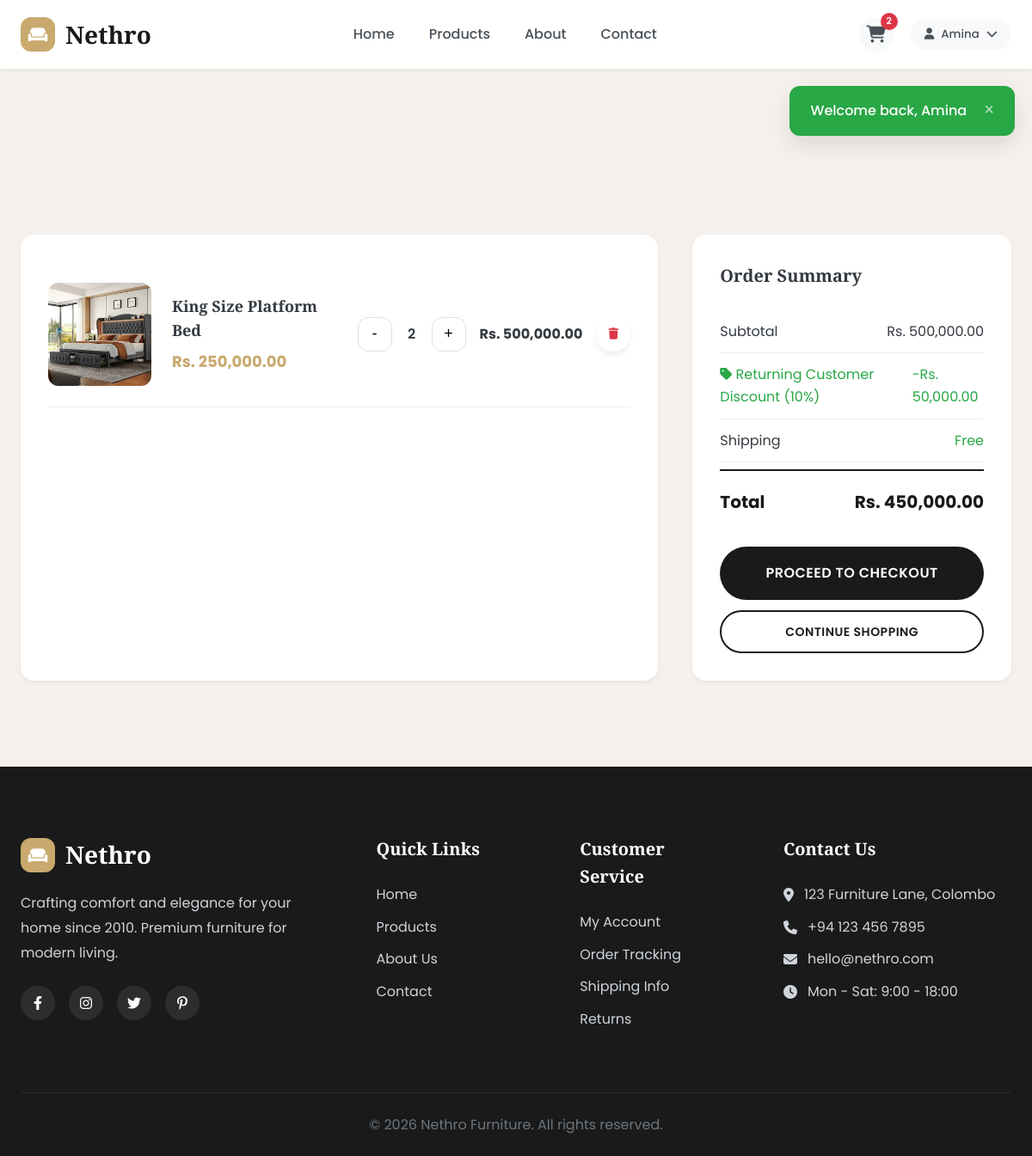
/cart.php (signed in), run on the app's committed database.
### tables this page shows
CREATE TABLE users (
    id INT AUTO_INCREMENT PRIMARY KEY,
    first_name VARCHAR(50) NOT NULL,
    last_name VARCHAR(50) NOT NULL,
    email VARCHAR(100) UNIQUE NOT NULL,
    password VARCHAR(255) NOT NULL,
    phone VARCHAR(20),
    address TEXT,
    city VARCHAR(50),
    created_at TIMESTAMP DEFAULT CURRENT_TIMESTAMP,
    updated_at TIMESTAMP DEFAULT CURRENT_TIMESTAMP ON UPDATE CURRENT_TIMESTAMP
);

CREATE TABLE cart (
    id INT AUTO_INCREMENT PRIMARY KEY,
    user_id INT,
    session_id VARCHAR(255),
    product_id INT NOT NULL,
    quantity INT NOT NULL DEFAULT 1,
    created_at TIMESTAMP DEFAULT CURRENT_TIMESTAMP,
    updated_at TIMESTAMP DEFAULT CURRENT_TIMESTAMP ON UPDATE CURRENT_TIMESTAMP,
    FOREIGN KEY (product_id) REFERENCES products(id) ON DELETE CASCADE,
    FOREIGN KEY (user_id) REFERENCES users(id) ON DELETE CASCADE,
    UNIQUE KEY unique_cart_item (user_id, product_id),
    UNIQUE KEY unique_cart_session (session_id, product_id)
);

CREATE TABLE products (
    id INT AUTO_INCREMENT PRIMARY KEY,
    category_id INT,
    name VARCHAR(100) NOT NULL,
    slug VARCHAR(100) UNIQUE NOT NULL,
    description TEXT,
    short_description VARCHAR(255),
    price DECIMAL(10,2) NOT NULL,
    stock_quantity INT DEFAULT 0,
    image VARCHAR(255),
    gallery TEXT,
    dimensions VARCHAR(100),
    material VARCHAR(100),
    weight DECIMAL(8,2),
    featured BOOLEAN DEFAULT FALSE,
    status ENUM('active', 'inactive') DEFAULT 'active',
    created_at TIMESTAMP DEFAULT CURRENT_TIMESTAMP,
    updated_at TIMESTAMP DEFAULT CURRENT_TIMESTAMP ON UPDATE CURRENT_TIMESTAMP,
    FOREIGN KEY (category_id) REFERENCES categories(id) ON DELETE SET NULL
);

### includes/db.php (called while the page is built, shortened)
<?php
$conn = new mysqli(DB_HOST, DB_USER, DB_PASS, DB_NAME);
$conn->set_charset("utf8mb4");
function executeQuery($sql, $types = "", $params = []) {
    global $conn;
    $stmt = $conn->prepare($sql);
    if ($types && !empty($params)) {
        $stmt->bind_param($types, ...$params);
    }
    if (!$stmt->execute()) {
        trigger_error('DB execute failed: ' . $stmt->error, E_USER_WARNING);
    }
    return $stmt;
}
function fetchOne($sql, $types = "", $params = []) {
    $stmt = executeQuery($sql, $types, $params);
    $result = $stmt->get_result();
    return $result->fetch_assoc();
}
function fetchAll($sql, $types = "", $params = []) {
    $stmt = executeQuery($sql, $types, $params);
    $result = $stmt->get_result();
    return $result->fetch_all(MYSQLI_ASSOC);
}
if (isset($_SESSION['user_id'])) {
    $current_user = fetchOne("SELECT * FROM users WHERE id = ?", "i", [$_SESSION['user_id']]);
}
function getCartCount() {
    $count = 0;
    if (isset($_SESSION['user_id'])) {
        $result = fetchOne("SELECT SUM(quantity) as count FROM cart WHERE user_id = ?", "i", [$_SESSION['user_id']]);
        $count = $result['count'] ?? 0;
    } elseif (isset($_SESSION['cart_session'])) {
        $result = fetchOne("SELECT SUM(quantity) as count FROM cart WHERE session_id = ?", "s", [$_SESSION['cart_session']]);
        $count = $result['count'] ?? 0;
    }
    return $count;
}
function getFlash() {
    if (isset($_SESSION['flash'])) {
        $flash = $_SESSION['flash'];
        return $flash;
    }
    return null;
}
function formatPrice($price) {
    return 'Rs. ' . number_format($price, 2);
}
function getDiscountPercent() {
    return 10;
}
?>

### cart.php (the view, shortened to what this page needs)
<?php
require_once 'includes/db.php';
if (isset($_SESSION['user_id'])) {
    $cartItems = fetchAll("
        SELECT c.*, p.name, p.slug, p.price, p.image, p.stock_quantity, p.status
        FROM cart c
        JOIN products p ON c.product_id = p.id
        WHERE c.user_id = ?
    ", "i", [$_SESSION['user_id']]);
}
$subtotal = 0;
foreach ($cartItems as $item) {
    $subtotal += $item['price'] * $item['quantity'];
}
$discount = 0;
if ($current_user && isReturningCustomer($current_user['id'])) {
    $discount = $subtotal * (getDiscountPercent() / 100);
}
$total = $subtotal - $discount;
require_once 'includes/header.php';
?>
<section class="section" style="padding-top: 40px;">
    <?php if (empty($cartItems)): ?>
    <div style="text-align: center; padding: 80px 24px; background: white; border-radius: var(--radius-lg);">
        <i class="fas fa-shopping-cart" style="font-size: 64px; color: var(--gray-300); margin-bottom: 24px;"></i>
        <h3 style="font-family: var(--font-display); color: var(--gray-700); margin-bottom: 16px;">Your Cart is Empty</h3>
        <p style="color: var(--gray-600); margin-bottom: 32px;">Looks like you haven't added any items yet.</p>
        <a href="products.php" class="btn btn-primary btn-lg">Continue Shopping</a>
    </div>
    <?php else: ?>
    <div class="cart-container">
        <div class="cart-items">
            <?php foreach ($cartItems as $item):
                $itemTotal = $item['price'] * $item['quantity'];
                $isAvailable = $item['stock_quantity'] > 0 && $item['status'] === 'active';
            ?>
            <div class="cart-item" style="opacity: <?php echo $isAvailable ? '1' : '0.6'; ?>">
                <img src="<?php echo $item['image'] ? 'images/products/' . $item['image'] : 'https://images.unsplash.com/photo-1555041469-a586c61ea9bc?w=200'; ?>"
                     alt="<?php echo $item['name']; ?>" class="cart-item-image">
                <div class="cart-item-details">
                    <h3><a href="product_details.php?slug=<?php echo $item['slug']; ?>"><?php echo $item['name']; ?></a></h3>
                    <p class="cart-item-price"><?php echo formatPrice($item['price']); ?></p>
                </div>
                <div style="display: flex; align-items: center; gap: 16px;">
                    <form method="POST" action="?action=update" style="display: flex; align-items: center; gap: 8px;">
                        <button type="submit" name="quantity" value="<?php echo max(1, $item['quantity'] - 1); ?>" class="qty-btn" <?php echo $item['quantity'] <= 1 ? 'disabled' : ''; ?>>-</button>
                        <span style="font-weight: 600; min-width: 30px; text-align: center;"><?php echo $item['quantity']; ?></span>
                        <button type="submit" name="quantity" value="<?php echo $item['quantity'] + 1; ?>" class="qty-btn" <?php echo $item['quantity'] >= $item['stock_quantity'] ? 'disabled' : ''; ?>>+</button>
                    </form>
                    <div style="text-align: right; min-width: 80px;">
                        <div style="font-weight: 700;"><?php echo formatPrice($itemTotal); ?></div>
                    </div>
                    <form method="POST" action="?action=remove" onsubmit="return confirmDelete('Remove this item from cart?')">
                        <button type="submit" class="action-btn" style="color: var(--danger);" title="Remove">
                            <i class="fas fa-trash"></i>
                        </button>
                    </form>
                </div>
            </div>
            <?php endforeach; ?>
        </div>
        <div class="cart-summary">
            <h3 style="font-family: var(--font-display); margin-bottom: 24px; font-size: 20px;">Order Summary</h3>
            <div class="summary-row">
                <span>Subtotal</span>
                <span><?php echo formatPrice($subtotal); ?></span>
            </div>
            <?php if ($discount > 0): ?>
            <div class="summary-row" style="color: var(--success);">
                <span><i class="fas fa-tag"></i> Returning Customer Discount (<?php echo getDiscountPercent(); ?>%)</span>
                <span>-<?php echo formatPrice($discount); ?></span>
            </div>
            <?php endif; ?>
            <div class="summary-row">
                <span>Shipping</span>
                <span style="color: var(--success);">Free</span>
            </div>
            <div class="summary-row total">
                <span>Total</span>
                <span><?php echo formatPrice($total); ?></span>
            </div>
            <?php if ($current_user): ?>
            <a href="checkout.php" class="btn btn-primary btn-lg" style="width: 100%; margin-top: 24px;">
                Proceed to Checkout
            </a>
            <?php endif; ?>
            <a href="products.php" class="btn btn-outline" style="width: 100%; margin-top: 12px;">
                Continue Shopping
            </a>
        </div>
    </div>
    <?php endif; ?>
</section>
<?php require_once 'includes/footer.php'; ?>

### includes/header.php (shortened to what this page needs)
<?php
require_once __DIR__ . '/db.php';
$flash = getFlash();
$script = $_SERVER['SCRIPT_NAME'] ?? '';
if (strpos($script, '/admin/') !== false) {
    $base = substr($script, 0, strpos($script, '/admin/'));
} else {
    $base = rtrim(dirname($script), '/');
}
$assetPathPrefix = ($base === '') ? '/' : $base . '/';
?>
<!DOCTYPE html>
<html lang="en">
<head>
    <link rel="stylesheet" href="<?php echo $assetPathPrefix; ?>css/style.css">
    <link rel="stylesheet" href="https://cdnjs.cloudflare.com/ajax/libs/font-awesome/6.4.0/css/all.min.css">
</head>
<body>
    <?php if ($flash): ?>
    <div class="flash-message flash-<?php echo $flash['type']; ?>">
        <?php echo $flash['message']; ?>
        <button onclick="this.parentElement.remove()" class="flash-close">&times;</button>
    </div>
    <?php endif; ?>
    <nav class="navbar">
        <div class="nav-container">
            <a href="<?php echo $assetPathPrefix; ?>index.php" class="logo">
                <span class="logo-icon"><i class="fas fa-couch"></i></span>
                <span class="logo-text">Nethro</span>
            </a>
            <ul class="nav-menu" id="navMenu">
                <li><a href="<?php echo $assetPathPrefix; ?>index.php" class="<?php echo basename($_SERVER['PHP_SELF']) == 'index.php' ? 'active' : ''; ?>">Home</a></li>
                <li><a href="<?php echo $assetPathPrefix; ?>products.php" class="<?php echo basename($_SERVER['PHP_SELF']) == 'products.php' ? 'active' : ''; ?>">Products</a></li>
                <li><a href="<?php echo $assetPathPrefix; ?>about.php">About</a></li>
                <li><a href="<?php echo $assetPathPrefix; ?>contact.php">Contact</a></li>
            </ul>
            <div class="nav-actions">
                <a href="<?php echo $assetPathPrefix; ?>cart.php" class="cart-icon">
                    <i class="fas fa-shopping-cart"></i>
                    <span class="cart-count" id="cartCount"><?php echo getCartCount(); ?></span>
                </a>
                <?php if ($current_user): ?>
                <div class="user-dropdown">
                    <button class="user-btn">
                        <i class="fas fa-user"></i>
                        <span><?php echo htmlspecialchars($current_user['first_name']); ?></span>
                        <i class="fas fa-chevron-down"></i>
                    </button>
                </div>
                <?php endif; ?>
            </div>
        </div>
    </nav>
    <div class="nav-spacer"></div>

### data on the page
users: first_name "Amina"
cart: product.image (picture), product.name "King Size Platform Bed", product.price "Rs. 250,000.00", quantity "2", formatPrice($itemTotal) "Rs. 500,000.00"

### other printed values
$flash['message'] "Welcome back, Amina"
getCartCount() "2"
formatPrice($subtotal) "Rs. 500,000.00"
getDiscountPercent() "10"
formatPrice($discount) "Rs. 50,000.00"
formatPrice($total) "Rs. 450,000.00"
